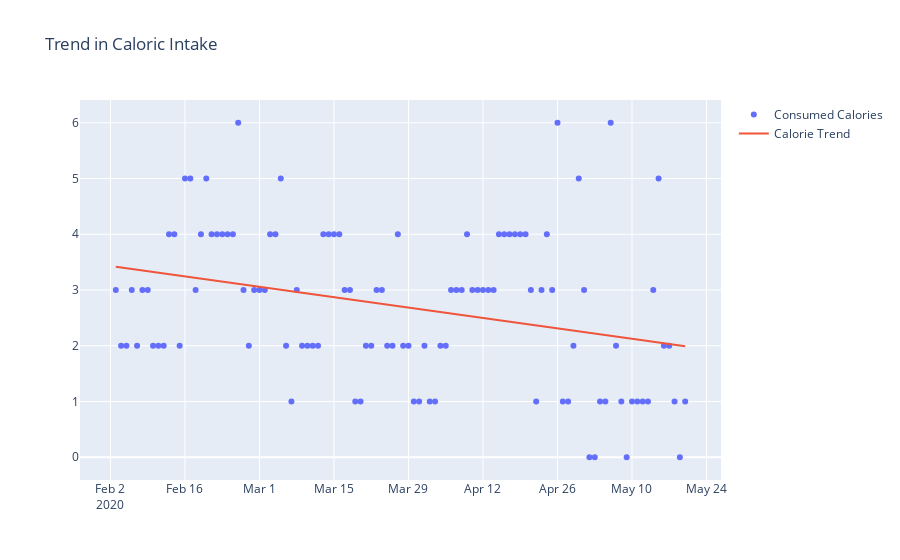

The notebook cell this image was saved under:
### Code cell
# Only CALORIE_INTAKE shows a discernable change in trend, and it seems appetite decreased over time and possibly portions
# per feeding. 

cals = weight[['DATE','CALORIE_INTAKE']].copy().dropna()

model = LinearRegression().fit(cals.DATE.values.reshape(-1,1), cals.CALORIE_INTAKE.values.reshape(-1,1))
cals['PRED_CALS'] = model.predict(cals.DATE.values.astype(float).reshape(-1,1))

fig = go.Figure()
fig.add_trace(go.Scatter(x = cals['DATE'],\
                         y = cals['CALORIE_INTAKE'],\
                         name = 'Consumed Calories',\
                         mode = 'markers'))

fig.add_trace(go.Scatter(x = cals['DATE'],\
                         y = cals['PRED_CALS'],\
                         name = 'Calorie Trend'))

fig.update_layout(title_text="Trend in Caloric Intake")

fig.show()
